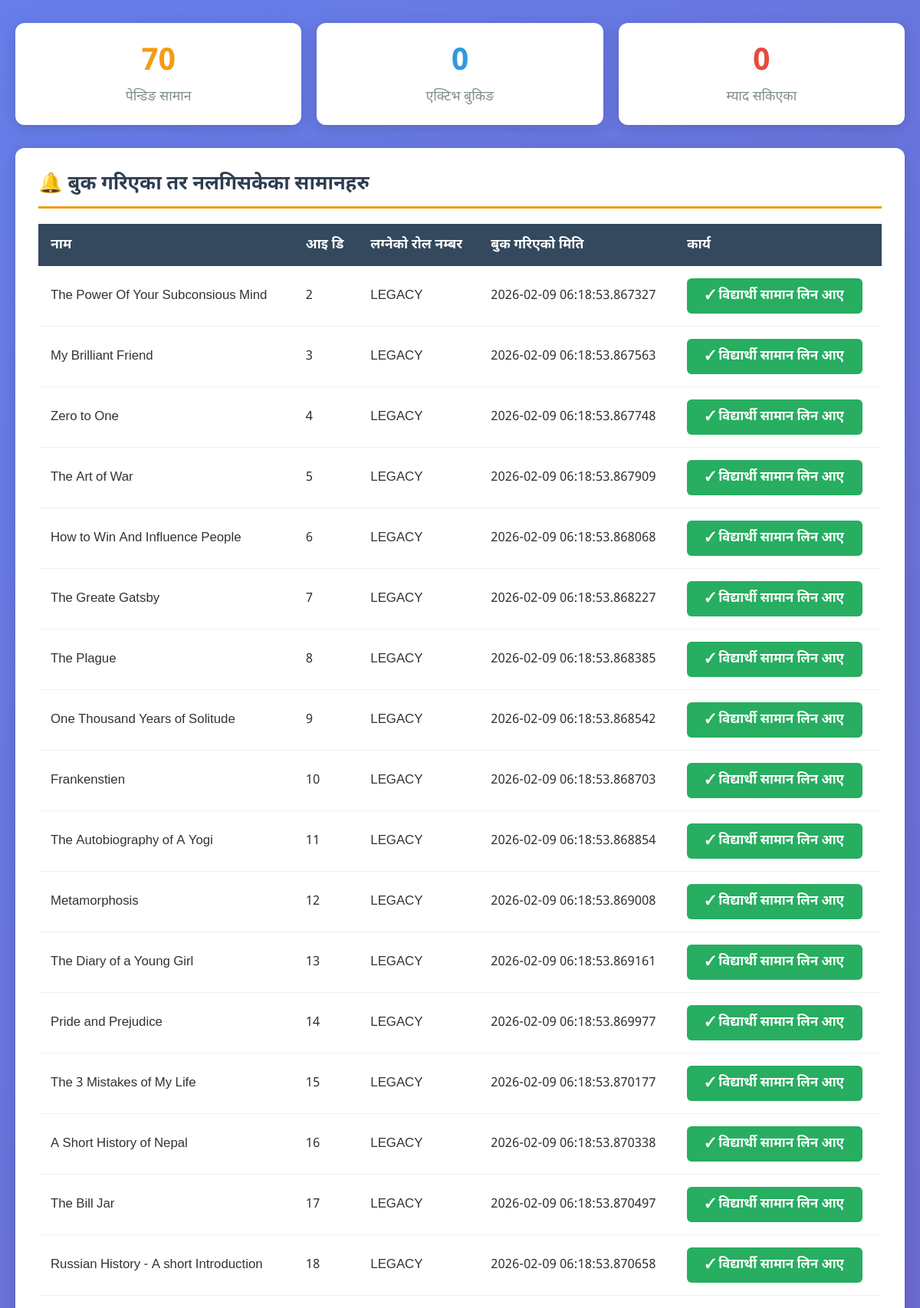
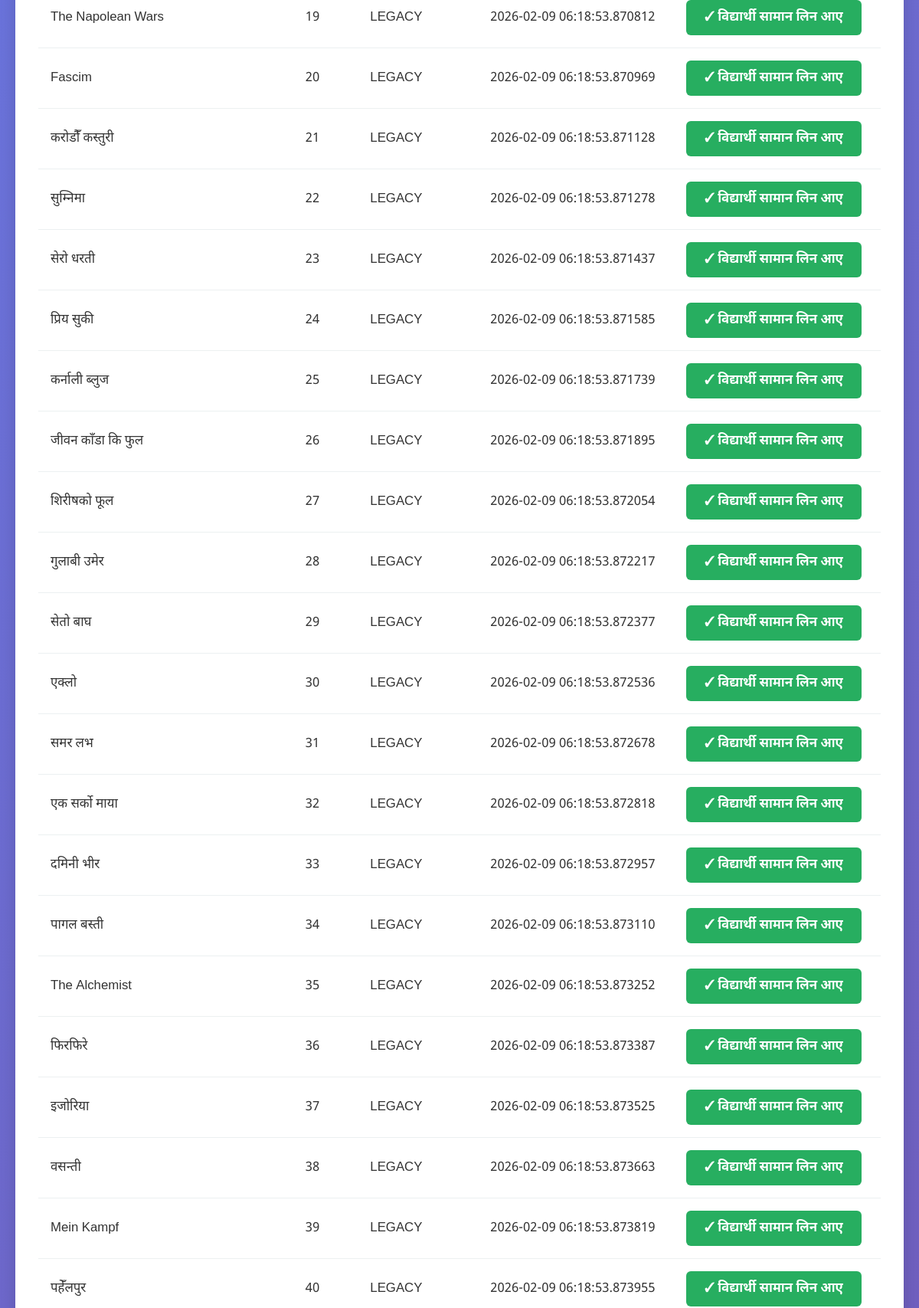
/library/arena (signed in, upper part), run on the app's committed database (2 pictures, top to bottom).
### models.py (models this page shows)
class Item(Base):
    __tablename__ = "items"
    id = Column(Integer, primary_key=True)
    name = Column(String, nullable=False)
    description = Column(String)
    image_path = Column(String, nullable=True)
    available = Column(Boolean, default=True)
    hold_time = Column(Integer, default=3)  # Max-days before return must be done
    occupy_time = Column(Integer, default=15) # Max-days after booking item must be taken
    catagory = Column(Integer,default = 0)
    bookings = relationship("Booking", back_populates="item")

class Booking(Base):
    __tablename__ = "bookings"
    id = Column(Integer, primary_key=True)
    user_email = Column(String, nullable=False)
    booked_date = Column(DateTime, default=datetime.now)
    occupied_date = Column(DateTime, nullable=True)
    on_hold_state = Column(Boolean, default=True)
    on_occupied_state = Column(Boolean, default=False)
    is_expired = Column(Boolean, default=False)
    is_history = Column(Boolean, default = False) # means is part of history, currently not booked, part of history
    item_id = Column(Integer, ForeignKey("items.id"))
    item = relationship("Item", back_populates="bookings")

### app.py (the view, shortened to what this page needs)
@app.route("/library/arena")
def admin_dashboard():
    if not session.get("logged_in"):
        flash("You are not authenticated")
        return redirect("/library/campusend")
    db = get_db()
    now = datetime.utcnow()
    for item in get_items_on_hold(db):
        booking = item.bookings[-1]
        if booking.booked_date and (now - booking.booked_date).days > item.hold_time:
            booking.is_expired = True
            booking.on_hold_state = False
            item.available = True
    for item in get_items_on_occupy(db):
        booking = item.bookings[-1]
        if booking.occupied_date and (
            (now - booking.occupied_date).days > item.occupy_time
        ):
            booking.is_expired = True
    db.commit()
    hold_items = []
    for item in get_items_on_hold(db):
        b = item.bookings[-1]
        hold_items.append([
            item.name,
            item.image_path,
            b.user_email[:9].upper(),
            b.booked_date,
            item.id
        ])
    return_items = []
    expired_items = []
    db.close()
    return render_template(
        "dashboard.html",
        items=hold_items,
        returns=return_items,
        expired=expired_items
    )

### app.py (called while the page is built)
def get_db():
    return SessionLocal()

### models.py (called while the page is built)
def get_items_on_hold(db):
    return db.query(Item).join(Booking).filter(
        Booking.on_hold_state == True,
        Booking.is_expired == False
    ).all()

def get_items_on_occupy(db):
    return db.query(Item).join(Booking).filter(
        Booking.on_occupied_state == True,
        Booking.is_expired == False
    ).all()

### templates/dashboard.html (shortened to what this page needs)
<!DOCTYPE html>
<html lang="ne">
<head>
</head>
<body>
    <div class="container">
        <div class="stats-grid">
            <div class="stat-card stat-pending">
                <div class="stat-number">{{ items|length if items else 0 }}</div>
                <div class="stat-label">पेन्डिङ सामान</div>
            </div>
            <div class="stat-card stat-active">
                <div class="stat-number">{{ returns|length if returns else 0 }}</div>
                <div class="stat-label">एक्टिभ बुकिङ</div>
            </div>
            <div class="stat-card stat-expired">
                <div class="stat-number">{{ expired|length if expired else 0 }}</div>
                <div class="stat-label">म्याद सकिएका</div>
            </div>
        </div>
        <div class="section section-pending">
            <h2 class="section-title">🔔 बुक गरिएका तर नलगिसकेका सामानहरु</h2>
            <div class="table-wrapper">
                {% if items and items|length > 0 %}
                <table>
                    <thead>
                        <tr>
                            <th>नाम</th>
                            <th>आइ डि</th>
                            <th>लग्नेको रोल नम्बर</th>
                            <th>बुक गरिएको मिति</th>
                            <th>कार्य</th>
                        </tr>
                    </thead>
                    <tbody>
                        {% for item in items %}
                        <tr>
                            <td data-label="नाम">{{ item[0] }}</td>
                            <td data-label="आइ डि">{{ item[4] }}</td>
                            <td data-label="रोल नम्बर">{{ item[2] }}</td>
                            <td data-label="बुक मिति">{{ item[3] }}</td>
                            <td data-label="कार्य">
                                <button onclick="pass_ownership({{ item[4] }})" class="btn btn-pickup">
                                    ✓ विद्यार्थी सामान लिन आए
                                </button>
                            </td>
                        </tr>
                        {% endfor %}
                    </tbody>
                </table>
                {% else %}
                <div class="empty-state">कुनै पेन्डिङ सामान छैन</div>
                {% endif %}
            </div>
        </div>
    </div>
</body>
</html>

### templates/dashboard.html (style rules this page uses)
* { margin: 0; padding: 0; box-sizing: border-box; }
body { font-family: 'Noto Sans Devanagari', 'Mukta', 'Kalimati', sans-serif; background: linear-gradient(135deg, #667eea 0%, #764ba2 100%); min-height: 100vh; padding: 30px 20px; color: #333; }
.container { max-width: 1400px; margin: 0 auto; }
.section { background: white; padding: 30px; border-radius: 12px; margin-bottom: 30px; box-shadow: 0 4px 20px rgba(0,0,0,0.15); }
.section-title { font-size: 1.6rem; color: #2c3e50; margin-bottom: 20px; padding-bottom: 12px; border-bottom: 3px solid #667eea; font-weight: 700; }
.section-pending .section-title { border-bottom-color: #f39c12; }
.table-wrapper { overflow-x: auto; }
table { width: 100%; border-collapse: collapse; font-size: 1.05rem; }
thead th { background: #34495e; color: white; padding: 16px; text-align: left; font-weight: 600; font-size: 1.1rem; white-space: nowrap; }
tbody td { padding: 16px; border-bottom: 1px solid #ecf0f1; font-size: 1.05rem; }
tbody tr { transition: background 0.2s; }
.btn { padding: 12px 24px; border: none; border-radius: 6px; font-size: 1.05rem; font-weight: 600; cursor: pointer; transition: all 0.2s; font-family: inherit; white-space: nowrap; }
.btn-pickup { background: #27ae60; color: white; }
.stats-grid { display: grid; grid-template-columns: repeat(auto-fit, minmax(250px, 1fr)); gap: 20px; margin-bottom: 30px; }
.stat-card { background: white; padding: 25px; border-radius: 12px; box-shadow: 0 4px 20px rgba(0,0,0,0.15); text-align: center; }
.stat-number { font-size: 2.5rem; font-weight: 700; margin-bottom: 8px; }
.stat-label { color: #7f8c8d; font-size: 1.1rem; }
.stat-pending .stat-number { color: #f39c12; }
.stat-active .stat-number { color: #3498db; }
.stat-expired .stat-number { color: #e74c3c; }

### data on the page
Item: name "The Power Of Your Subconsious Mind", item "2", item "LEGACY", booked_date "2026-02-09 06:18:53.867327"
Item: name "My Brilliant Friend", id "3", item "LEGACY", booked_date "2026-02-09 06:18:53.867563"
Item: name "Zero to One", id "4", item "LEGACY", booked_date "2026-02-09 06:18:53.867748"
Item: name "The Art of War", id "5", item "LEGACY", booked_date "2026-02-09 06:18:53.867909"
Item: name "How to Win And Influence People", id "6", item "LEGACY", booked_date "2026-02-09 06:18:53.868068"
Item: name "The Greate Gatsby", id "7", item "LEGACY", booked_date "2026-02-09 06:18:53.868227"
Item: name "The Plague", id "8", item "LEGACY", booked_date "2026-02-09 06:18:53.868385"
Item: name "One Thousand Years of Solitude", id "9", item "LEGACY", booked_date "2026-02-09 06:18:53.868542"
Item: name "Frankenstien", id "10", item "LEGACY", booked_date "2026-02-09 06:18:53.868703"
Item: name "The Autobiography of A Yogi", id "11", item "LEGACY", booked_date "2026-02-09 06:18:53.868854"
Item: name "Metamorphosis", id "12", item "LEGACY", booked_date "2026-02-09 06:18:53.869008"
Item: name "The Diary of a Young Girl", id "13", item "LEGACY", booked_date "2026-02-09 06:18:53.869161"
Item: name "Pride and Prejudice", id "14", item "LEGACY", booked_date "2026-02-09 06:18:53.869977"
Item: name "The 3 Mistakes of My Life", item "15", item "LEGACY", booked_date "2026-02-09 06:18:53.870177"
Item: name "A Short History of Nepal", id "16", item "LEGACY", booked_date "2026-02-09 06:18:53.870338"
Item: name "The Bill Jar", id "17", item "LEGACY", booked_date "2026-02-09 06:18:53.870497"
Item: name "Russian History - A short Introduction", id "18", item "LEGACY", booked_date "2026-02-09 06:18:53.870658"
Item: name "The Napolean Wars", id "19", item "LEGACY", booked_date "2026-02-09 06:18:53.870812"
Item: name "Fascim", id "20", item "LEGACY", booked_date "2026-02-09 06:18:53.870969"
Item: name "करोडौँ कस्तुरी", id "21", item "LEGACY", booked_date "2026-02-09 06:18:53.871128"
Item: name "सुम्निमा", id "22", item "LEGACY", booked_date "2026-02-09 06:18:53.871278"
Item: name "सेरो धरती", id "23", item "LEGACY", booked_date "2026-02-09 06:18:53.871437"
Item: name "प्रिय सुकी", id "24", item "LEGACY", booked_date "2026-02-09 06:18:53.871585"
Item: name "कर्नाली ब्लुज", id "25", item "LEGACY", booked_date "2026-02-09 06:18:53.871739"
Item: name "जीवन काँडा कि फुल", id "26", item "LEGACY", booked_date "2026-02-09 06:18:53.871895"
Item: name "शिरीषको फूल", id "27", item "LEGACY", booked_date "2026-02-09 06:18:53.872054"
Item: name "गुलाबी उमेर", id "28", item "LEGACY", booked_date "2026-02-09 06:18:53.872217"
Item: name "सेतो बाघ", id "29", item "LEGACY", booked_date "2026-02-09 06:18:53.872377"
Item: name "एक्लो", id "30", item "LEGACY", booked_date "2026-02-09 06:18:53.872536"
Item: name "समर लभ", id "31", item "LEGACY", booked_date "2026-02-09 06:18:53.872678"
Item: name "एक सर्को माया", id "32", item "LEGACY", booked_date "2026-02-09 06:18:53.872818"
Item: name "दमिनी भीर", id "33", item "LEGACY", booked_date "2026-02-09 06:18:53.872957"
Item: name "पागल बस्ती", id "34", item "LEGACY", booked_date "2026-02-09 06:18:53.873110"
Item: name "The Alchemist", id "35", item "LEGACY", booked_date "2026-02-09 06:18:53.873252"
Item: name "फिरफिरे", id "36", item "LEGACY", booked_date "2026-02-09 06:18:53.873387"
Item: name "इजोरिया", id "37", item "LEGACY", booked_date "2026-02-09 06:18:53.873525"
Item: name "वसन्ती", id "38", item "LEGACY", booked_date "2026-02-09 06:18:53.873663"
Item: name "Mein Kampf", id "39", item "LEGACY", booked_date "2026-02-09 06:18:53.873819"
Item: name "पहेँलपुर", id "40", item "LEGACY", booked_date "2026-02-09 06:18:53.873955"

### other printed values
{{ items|length if items else 0 }} "70"
{{ returns|length if returns else 0 }} "0"
{{ expired|length if expired else 0 }} "0"
